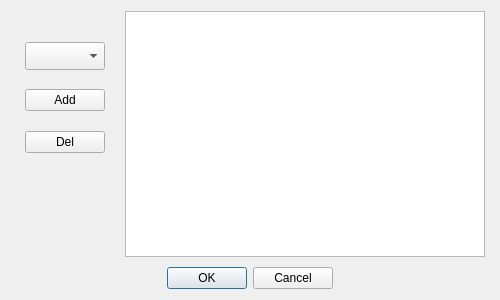
<?xml version="1.0" encoding="UTF-8"?>
<ui version="4.0">
 <class>FilterDialog</class>
 <widget class="QDialog" name="FilterDialog">
  <property name="geometry">
   <rect>
    <x>0</x>
    <y>0</y>
    <width>500</width>
    <height>300</height>
   </rect>
  </property>
  <property name="sizePolicy">
   <sizepolicy hsizetype="Fixed" vsizetype="Fixed">
    <horstretch>0</horstretch>
    <verstretch>0</verstretch>
   </sizepolicy>
  </property>
  <property name="windowTitle">
   <string>Set Capture Filter</string>
  </property>
  <property name="windowIcon">
   <iconset resource="res.qrc">
    <normaloff>:/icon/res/network.png</normaloff>:/icon/res/network.png</iconset>
  </property>
  <layout class="QGridLayout" name="gridLayout">
   <property name="leftMargin">
    <number>15</number>
   </property>
   <property name="rightMargin">
    <number>15</number>
   </property>
   <property name="spacing">
    <number>10</number>
   </property>
   <item row="0" column="0">
    <layout class="QVBoxLayout" name="verticalLayout">
     <property name="spacing">
      <number>20</number>
     </property>
     <property name="leftMargin">
      <number>10</number>
     </property>
     <property name="topMargin">
      <number>30</number>
     </property>
     <property name="rightMargin">
      <number>10</number>
     </property>
     <property name="bottomMargin">
      <number>10</number>
     </property>
     <item>
      <widget class="QComboBox" name="filterType">
       <property name="sizePolicy">
        <sizepolicy hsizetype="Preferred" vsizetype="Fixed">
         <horstretch>0</horstretch>
         <verstretch>0</verstretch>
        </sizepolicy>
       </property>
       <property name="minimumSize">
        <size>
         <width>0</width>
         <height>28</height>
        </size>
       </property>
       <property name="maximumSize">
        <size>
         <width>16777215</width>
         <height>25</height>
        </size>
       </property>
      </widget>
     </item>
     <item>
      <widget class="QPushButton" name="addBtn">
       <property name="sizePolicy">
        <sizepolicy hsizetype="Preferred" vsizetype="Fixed">
         <horstretch>0</horstretch>
         <verstretch>0</verstretch>
        </sizepolicy>
       </property>
       <property name="maximumSize">
        <size>
         <width>16777215</width>
         <height>16777215</height>
        </size>
       </property>
       <property name="font">
        <font>
         <family>Microsoft YaHei UI</family>
        </font>
       </property>
       <property name="text">
        <string>Add</string>
       </property>
       <property name="icon">
        <iconset resource="res.qrc">
         <normaloff>:/icon/res/add .png</normaloff>:/icon/res/add .png</iconset>
       </property>
       <property name="iconSize">
        <size>
         <width>25</width>
         <height>25</height>
        </size>
       </property>
       <property name="default">
        <bool>false</bool>
       </property>
       <property name="flat">
        <bool>false</bool>
       </property>
      </widget>
     </item>
     <item>
      <widget class="QPushButton" name="delBtn">
       <property name="sizePolicy">
        <sizepolicy hsizetype="Preferred" vsizetype="Fixed">
         <horstretch>0</horstretch>
         <verstretch>0</verstretch>
        </sizepolicy>
       </property>
       <property name="font">
        <font>
         <family>Microsoft YaHei UI</family>
        </font>
       </property>
       <property name="cursor">
        <cursorShape>ArrowCursor</cursorShape>
       </property>
       <property name="text">
        <string>Del</string>
       </property>
       <property name="icon">
        <iconset resource="res.qrc">
         <normaloff>:/icon/res/delete.png</normaloff>:/icon/res/delete.png</iconset>
       </property>
       <property name="iconSize">
        <size>
         <width>25</width>
         <height>25</height>
        </size>
       </property>
       <property name="default">
        <bool>false</bool>
       </property>
       <property name="flat">
        <bool>false</bool>
       </property>
      </widget>
     </item>
     <item>
      <spacer name="verticalSpacer">
       <property name="orientation">
        <enum>Qt::Vertical</enum>
       </property>
       <property name="sizeHint" stdset="0">
        <size>
         <width>20</width>
         <height>40</height>
        </size>
       </property>
      </spacer>
     </item>
    </layout>
   </item>
   <item row="0" column="1">
    <widget class="QListWidget" name="filterList"/>
   </item>
   <item row="2" column="0" colspan="2">
    <widget class="QDialogButtonBox" name="buttonBox">
     <property name="orientation">
      <enum>Qt::Horizontal</enum>
     </property>
     <property name="standardButtons">
      <set>QDialogButtonBox::Cancel|QDialogButtonBox::Ok</set>
     </property>
     <property name="centerButtons">
      <bool>true</bool>
     </property>
    </widget>
   </item>
  </layout>
 </widget>
 <resources>
  <include location="res.qrc"/>
 </resources>
 <connections>
  <connection>
   <sender>buttonBox</sender>
   <signal>accepted()</signal>
   <receiver>FilterDialog</receiver>
   <slot>accept()</slot>
   <hints>
    <hint type="sourcelabel">
     <x>331</x>
     <y>275</y>
    </hint>
    <hint type="destinationlabel">
     <x>157</x>
     <y>274</y>
    </hint>
   </hints>
  </connection>
  <connection>
   <sender>buttonBox</sender>
   <signal>rejected()</signal>
   <receiver>FilterDialog</receiver>
   <slot>reject()</slot>
   <hints>
    <hint type="sourcelabel">
     <x>388</x>
     <y>281</y>
    </hint>
    <hint type="destinationlabel">
     <x>286</x>
     <y>274</y>
    </hint>
   </hints>
  </connection>
 </connections>
</ui>
